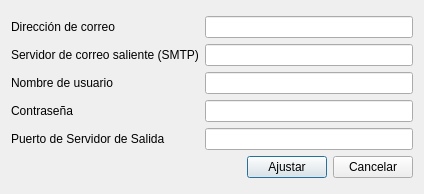
<?xml version="1.0" encoding="UTF-8"?>
<ui version="4.0">
 <class>Dialog</class>
 <widget class="QDialog" name="Dialog">
  <property name="geometry">
   <rect>
    <x>0</x>
    <y>0</y>
    <width>424</width>
    <height>194</height>
   </rect>
  </property>
  <property name="windowTitle">
   <string>Configuración de la cuenta de correo</string>
  </property>
  <layout class="QVBoxLayout" name="verticalLayout_4">
   <item>
    <layout class="QVBoxLayout" name="verticalLayout_3">
     <item>
      <layout class="QHBoxLayout" name="horizontalLayout">
       <item>
        <layout class="QVBoxLayout" name="verticalLayout">
         <item>
          <widget class="QLabel" name="label">
           <property name="text">
            <string>Dirección de correo</string>
           </property>
          </widget>
         </item>
         <item>
          <widget class="QLabel" name="label_2">
           <property name="text">
            <string>Servidor de correo saliente (SMTP)</string>
           </property>
          </widget>
         </item>
         <item>
          <widget class="QLabel" name="label_3">
           <property name="text">
            <string>Nombre de usuario</string>
           </property>
          </widget>
         </item>
         <item>
          <widget class="QLabel" name="label_4">
           <property name="text">
            <string>Contraseña</string>
           </property>
          </widget>
         </item>
         <item>
          <widget class="QLabel" name="label_5">
           <property name="text">
            <string>Puerto de Servidor de Salida</string>
           </property>
          </widget>
         </item>
        </layout>
       </item>
       <item>
        <layout class="QVBoxLayout" name="verticalLayout_2">
         <item>
          <widget class="QLineEdit" name="ldir">
           <property name="text">
            <string/>
           </property>
          </widget>
         </item>
         <item>
          <widget class="QLineEdit" name="lserver"/>
         </item>
         <item>
          <widget class="QLineEdit" name="luser"/>
         </item>
         <item>
          <widget class="QLineEdit" name="lpass"/>
         </item>
         <item>
          <widget class="QLineEdit" name="lport"/>
         </item>
        </layout>
       </item>
      </layout>
     </item>
     <item>
      <layout class="QHBoxLayout" name="horizontalLayout_2">
       <item>
        <spacer name="horizontalSpacer">
         <property name="orientation">
          <enum>Qt::Horizontal</enum>
         </property>
         <property name="sizeHint" stdset="0">
          <size>
           <width>40</width>
           <height>20</height>
          </size>
         </property>
        </spacer>
       </item>
       <item>
        <widget class="QPushButton" name="paceptar">
         <property name="text">
          <string>Ajustar</string>
         </property>
        </widget>
       </item>
       <item>
        <widget class="QPushButton" name="pcancelar">
         <property name="text">
          <string>Cancelar</string>
         </property>
        </widget>
       </item>
      </layout>
     </item>
    </layout>
   </item>
  </layout>
 </widget>
 <resources/>
 <connections/>
</ui>
